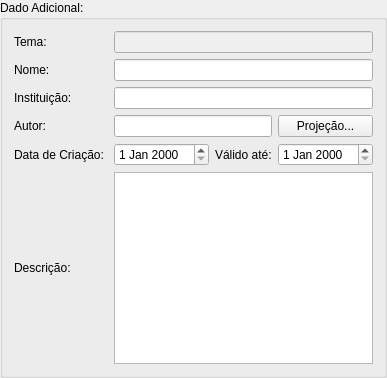
         <widget class="QGroupBox" name="groupBox_15">
          <property name="title">
           <string>Dado Adicional: </string>
          </property>
          <layout class="QGridLayout">
           <item row="5" column="1" colspan="3">
            <widget class="QTextEdit" name="additionalMapDescriptionTed"/>
           </item>
           <item row="5" column="0">
            <widget class="QLabel" name="label_73">
             <property name="text">
              <string>Descrição:</string>
             </property>
            </widget>
           </item>
           <item row="4" column="3">
            <widget class="QDateEdit" name="additionalMapExpirationDateDed"/>
           </item>
           <item row="4" column="2">
            <widget class="QLabel" name="label_72">
             <property name="text">
              <string>Válido até:</string>
             </property>
            </widget>
           </item>
           <item row="4" column="1">
            <widget class="QDateEdit" name="additionalMapCreationDateDed"/>
           </item>
           <item row="4" column="0">
            <widget class="QLabel" name="label_71">
             <property name="text">
              <string>Data de Criação: </string>
             </property>
            </widget>
           </item>
           <item row="3" column="3">
            <widget class="QPushButton" name="projectionAditionalBtn">
             <property name="toolTip">
              <string>&lt;html&gt;&lt;head&gt;&lt;meta name=&quot;qrichtext&quot; content=&quot;1&quot; /&gt;&lt;style type=&quot;text/css&quot;&gt;
p, li { white-space: pre-wrap; }
&lt;/style&gt;&lt;/head&gt;&lt;body style=&quot; font-family:'MS Shell Dlg 2'; font-size:8.25pt; font-weight:400; font-style:normal;&quot;&gt;
&lt;p style=&quot; margin-top:0px; margin-bottom:0px; margin-left:0px; margin-right:0px; -qt-block-indent:0; text-indent:0px;&quot;&gt;Alterar a projeção dos dados&lt;/p&gt;&lt;/body&gt;&lt;/html&gt;</string>
             </property>
             <property name="text">
              <string>Projeção...</string>
             </property>
             <property name="icon">
              <iconset resource="icons.qrc">
               <normaloff>:/global/icons/PROJECAO.png</normaloff>:/global/icons/PROJECAO.png</iconset>
             </property>
            </widget>
           </item>
           <item row="3" column="1" colspan="2">
            <widget class="QLineEdit" name="additionalMapAuthorLed"/>
           </item>
           <item row="3" column="0">
            <widget class="QLabel" name="label_70">
             <property name="text">
              <string>Autor:</string>
             </property>
            </widget>
           </item>
           <item row="2" column="1" colspan="3">
            <widget class="QLineEdit" name="additionalMapInstitutionLed"/>
           </item>
           <item row="2" column="0">
            <widget class="QLabel" name="label_17">
             <property name="text">
              <string>Instituição:</string>
             </property>
            </widget>
           </item>
           <item row="1" column="1" colspan="3">
            <widget class="QLineEdit" name="additionalMapNameLed"/>
           </item>
           <item row="1" column="0">
            <widget class="QLabel" name="label_69">
             <property name="text">
              <string>Nome:</string>
             </property>
            </widget>
           </item>
           <item row="0" column="0">
            <widget class="QLabel" name="label_32">
             <property name="text">
              <string>Tema:</string>
             </property>
            </widget>
           </item>
           <item row="0" column="1" colspan="3">
            <widget class="QStackedWidget" name="stwgAddPlanTheme">
             <property name="currentIndex">
              <number>1</number>
             </property>
             <widget class="QWidget" name="page">
              <layout class="QVBoxLayout">
               <property name="spacing">
                <number>0</number>
               </property>
               <property name="margin">
                <number>0</number>
               </property>
               <item>
                <widget class="QComboBox" name="cboBoxAdditionalMapTheme"/>
               </item>
              </layout>
             </widget>
             <widget class="QWidget" name="page_2">
              <layout class="QVBoxLayout">
               <property name="spacing">
                <number>0</number>
               </property>
               <property name="margin">
                <number>0</number>
               </property>
               <item>
                <widget class="QLineEdit" name="ledAdditionalPlanThemeName">
                 <property name="enabled">
                  <bool>false</bool>
                 </property>
                </widget>
               </item>
              </layout>
             </widget>
            </widget>
           </item>
          </layout>
         </widget>
